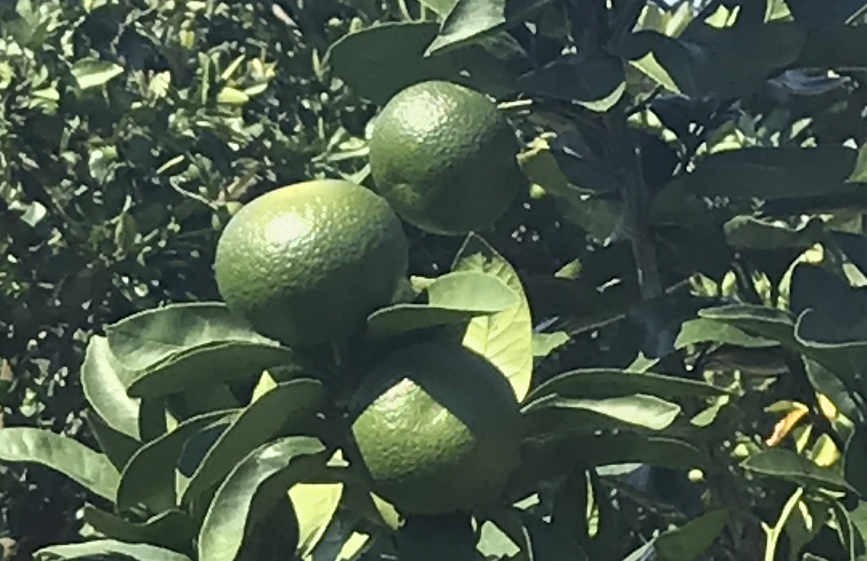
%> input picture fruit_set2/2/im.jpg, 867 x 561 px
$ octave test2.m   (GNU Octave 9; MATLAB toolbox functions it lacks are replaced by stand-ins)
%> lines starting %> are read from the running program, lines starting %| are printed output that depends on the picture; in (x1, y1, x2, y2) boxes, pixels count from 0 and x2, y2 are one past the last pixel; in counts of white or black regions, pixels touching at a corner belong together; the program's own positions count from 1
### bfilter2.m
%简单地说:
%A为给定图像，归一化到[0,1]的矩阵
%W为双边滤波器（核）的边长/2
%定义域方差σd记为SIGMA(1),值域方差σr记为SIGMA(2)

%%%%%%%%%%%%%%%%%%%%%%%%%%%%%%%%%%%%%%%%%%%%%%%%%%%%%%%%%%%%%
% Pre-process input and select appropriate filter.
function B = bfilter2(A,w,sigma)

% Verify that the input image exists and is valid.
if ~exist('A','var') || isempty(A)
   error('Input image A is undefined or invalid.');
end
if ~isfloat(A) || ~sum([1,3] == size(A,3)) || ...
      min(A(:)) < 0 || max(A(:)) > 1
   error(['Input image A must be a double precision ',...
          'matrix of size NxMx1 or NxMx3 on the closed ',...
          'interval [0,1].']);
end

% Verify bilateral filter window size.
if ~exist('w','var') || isempty(w) || ...
      numel(w) ~= 1 || w < 1
   w = 5;
end
w = ceil(w);

% Verify bilateral filter standard deviations.
if ~exist('sigma','var') || isempty(sigma) || ...
      numel(sigma) ~= 2 || sigma(1) <= 0 || sigma(2) <= 0
   sigma = [3 0.1];
end

% Apply either grayscale or color bilateral filtering.
if size(A,3) == 1
   B = bfltGray(A,w,sigma(1),sigma(2));
else
   B = bfltColor(A,w,sigma(1),sigma(2));
end


%%%%%%%%%%%%%%%%%%%%%%%%%%%%%%%%%%%%%%%%%%%%%%%%%%%%%%%%%%%%%
% Implements bilateral filtering for grayscale images.
function B = bfltGray(A,w,sigma_d,sigma_r)

% Pre-compute Gaussian distance weights.
[X,Y] = meshgrid(-w:w,-w:w);
%创建核距离矩阵，e.g.
%  [x,y]=meshgrid(-1:1,-1:1)
%
% x =
%
%     -1     0     1
%     -1     0     1
%     -1     0     1
%
%
% y =
%
%     -1    -1    -1
%      0     0     0
%      1     1     1
%计算定义域核
G = exp(-(X.^2+Y.^2)/(2*sigma_d^2));

% Create waitbar.
h = waitbar(0,'Applying bilateral filter...');
set(h,'Name','Bilateral Filter Progress');

% Apply bilateral filter.
%计算值域核H 并与定义域核G 乘积得到双边权重函数F
dim = size(A);
B = zeros(dim);
for i = 1:dim(1)
   for j = 1:dim(2)

         % Extract local region.
         iMin = max(i-w,1);
         iMax = min(i+w,dim(1));
         jMin = max(j-w,1);
         jMax = min(j+w,dim(2));
         %定义当前核所作用的区域为(iMin:iMax,jMin:jMax)
         I = A(iMin:iMax,jMin:jMax);%提取该区域的源图像值赋给I

         % Compute Gaussian intensity weights.
         H = exp(-(I-A(i,j)).^2/(2*sigma_r^2));

         % Calculate bilateral filter response.
         F = H.*G((iMin:iMax)-i+w+1,(jMin:jMax)-j+w+1);
         B(i,j) = sum(F(:).*I(:))/sum(F(:));

   end
   waitbar(i/dim(1));
end

% Close waitbar.
close(h);


%%%%%%%%%%%%%%%%%%%%%%%%%%%%%%%%%%%%%%%%%%%%%%%%%%%%%%%%%%%%%
% Implements bilateral filter for color images.
% [59 lines left out: function bfltColor, not called in this run]

### fruit_set2/1/edge_enhance.m
function [ I2 ] = edge_enhance( I )
% I = rgb2gray(I);
% imshow(I);
I2 = I;
BW1 = edge(I,'Canny',0.1,'horizontal');

se = strel('square',1);
BW1 = imdilate(BW1,se,2);
BW1 = imerode(BW1,se,2);
% BW1 = imdilate(BW1,se,2);

L = bwlabel(BW1);
S = regionprops(L, 'all');
BW2 = ismember(L, find([S.Area]>=100 ));


for i = 1:size(BW2,1)

for j = 1:size(BW2,2)

   pixel = BW2(i,j);
   if(pixel == 1)

       I2(i,j) = 0;


   end

end

end


% figure
% imshowpair(BW2,I2,'montage')


end

### fruit_set2/19/bi_process.m
function [ bw,num,S ] = bi_process( im, threshold )

%the input im must be a gray-scale image
%the threshold ranges 0-255

j = im2bw(im,threshold/255);
se = strel('square',5);
j = imdilate(j,se);
j = imerode(j,se);
L = bwlabel(j);
S = regionprops(L, 'all');
bw = ismember(L, find([S.Area]>=20 ));
S = regionprops(bw, 'all');
[bw,num] = bwlabel(bw);


end

### fruit_set2/2/seg_bw.m
function [ output_bw,o_innerID ] = seg_bw( bw_a,bw_b,dist )

S = regionprops(bw_a, 'all');
[bw1,num1] = bwlabel(bw_a);
S2 = regionprops(bw_b, 'all');
[bw2,num2] = bwlabel(bw_b);

innerID = find_index(bw1,bw2);

% [25 lines of commented-out code are left out]
  for n = 1:size(innerID,2)
      if length(innerID{n})==3
          index = innerID{n};
          % solve the problem of 2 regions mergin into 1
            mother_bw = S(index(1)).PixelList;
            child_1  = S2(index(2)).PixelList;
            child_2  = S2(index(3)).PixelList;
            mother_bw = setdiff(mother_bw,child_1,'rows');
            mother_bw = setdiff(mother_bw,child_2,'rows');
            ridge =ridgeList(mother_bw,child_1,child_2,dist);
            bw1 = PixelList2im(bw1,ridge,0);

      elseif length(innerID{n})>3
           index = innerID{n};
           mother_bw = S(index(1)).PixelList;
           child_num = length(index)-1;
           child = {};
           for k = 1:child_num
               ch = S2(index(k+1)).PixelList;
               child{length(child)+1} = ch;
           end


           for a = 1:child_num-1
               for b = (a+1):child_num
                   child_1 = child{a};
                   child_2 = child{b};
                   ridge = ridgeList(mother_bw,child_1,child_2,dist);
                   ridge = setdiff(ridge,child_1,'rows');
                   ridge = setdiff(ridge,child_2,'rows');
                   if_e = false;
                   for e = 1:child_num
                       if e ~= a && e ~= b
                          child_check = child{e};
                          if isempty(child_check)==0 && isempty(ridge) == 0
                            if_e = if_exist(ridge,child_check);
                          end
                             if if_e == true
                                break;
                             end
                       end

                   end
                      if if_e == false
                         bw1 = PixelList2im(bw1,ridge,0);
                      end
               end


           end

      end
  end

  output_bw = bw1;

  S = regionprops(bw1, 'all');
  [bw1,num1] = bwlabel(bw1);

  clear  innerID ;

  o_innerID = find_index(bw1,bw2);
  % [24 lines of commented-out code are left out]

end

### fruit_set2/14/find_index.m
function [ output_args ] = find_index( bw1,bw2 )

S = regionprops(bw1, 'all');
[bw1,num1] = bwlabel(bw1);
S2 = regionprops(bw2, 'all');
[bw2,num2] = bwlabel(bw2);

innerID = {};
 for n = 1:num1
     innerID{length(innerID)+1} = [n];
 end
  check = ones(num2,1);
  while(sum(check)>0)
        for m = 1:size(bw2,1)
            for n = 1:size(bw2,2)

                numIn2 = bw2(m,n);
                numIn1 = bw1(m,n);

                if(numIn2~=0 & numIn1~=0)
                    Nindex = innerID{1,numIn1};
                    if(ismember(numIn2,Nindex(2:end,1))==0)
                        innerID{numIn1} = [innerID{numIn1};numIn2];
                        check(numIn2)=0;
                    end
                end

            end
        end
  end

output_args = innerID;
end

### fruit_set2/18/PixelList2im.m
function [ output ] = PixelList2im( im, PixelList, number )

output = im;
for i = 1:size(PixelList,1)
    x = PixelList(i,2);
    y = PixelList(i,1);
    output(x,y) = number;
end


end

### fruit_set2/4/ridgeList.m
function [ output_args ] = ridgeList( m,c1,c2,dist )

  dist_1 = bw_dist(c1,m);
  dist_2 = bw_dist(c2,m);

 output_args =[];
  for i =1:size(m,1)
      if abs(dist_1(i,3)-dist_2(i,3))<dist
          output_args = [output_args;m(i,:)];
      end
  end

end

### fruit_set2/18/bw_dist.m
function [ output_args ] = bw_dist( foreground, background )
output_args = [background,zeros(size(background,1),1)];
for i = 1:size(background,1)

    pixel = background(i,:);
    a = foreground-pixel(ones(size(foreground,1),1),:);
    dist_min = sqrt(min(sum(a.^2,2)));
    output_args(i,3) = dist_min;

end

end

### fruit_set2/2/test2.m
J=imread('im.jpg');
%> J is the input picture: size 561x867x3 uint8; mean R, G, B 74.7, 89.4, 73.1
I = rgb2gray(J);
imsize = 400*300;
imsize_real = size(I,1)*size(I,2);
%> imsize_real = 486387
alpha = sqrt(imsize_real/imsize);
%> alpha = 2.01
I = imresize(I,[size(I,1)/alpha,size(I,2)/alpha]);
%> I: size 279x431 uint8
%to enhance the edge in order to seperate different obj

I=double(I)/255;
%> I: size 279x431 double

%bilateral filter
w = 3;       % bilateral filter half-width
sigma = [10 1]; % bilateral filter standard deviations
Is=bfilter2(I,w,sigma);
Is = edge_enhance(Is);
%> in edge_enhance, `BW1 = edge(I,'Canny',0.1,'horizontal');`:
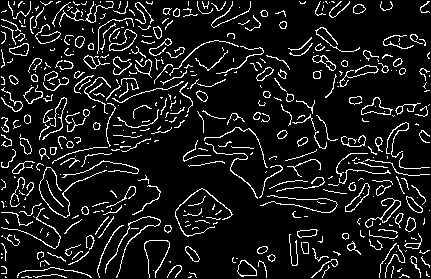
%> BW1: size 279x431 logical; 10.1% white in thin lines or dots
%> in edge_enhance, `L = bwlabel(BW1);`: L: size 279x431 double; 488 distinct labels, from 0 to 487
%> in edge_enhance, `S = regionprops(L, 'all');`: S = 487 regions; largest, box (x1, y1, x2, y2), Area, Centroid, MajorAxisLength, MinorAxisLength and Eccentricity: (105, 216, 161, 278) 200 [131 241.1] 88.29 25.31 0.958, (39, 167, 107, 218) 198 [63.3 190.5] 69.77 55.25 0.611, (175, 188, 233, 237) 172 [201 212.6] 73.77 57.16 0.632
%> in edge_enhance, `BW2 = ismember(L, find([S.Area]>=100 ));`: BW2: size 279x431 logical; 1.7% white in thin lines or dots, all inside (x1, y1, x2, y2) = (1, 27, 409, 278)
%> after the loop in edge_enhance, `for i = 1:size(BW2,1)`:
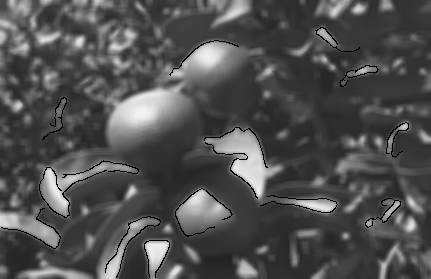
%> I2: size 279x431 double; min 0, max 0.95, mean 0.318


[bw,num,S] = bi_process(Is,125);
%> in bi_process, `j = im2bw(im,threshold/255);`: j: size 279x431 logical; 15% white; 110 white regions (39 under 20 px), largest, box (x1, y1, x2, y2) and area: (106, 81, 186, 140) 2663, (205, 128, 281, 200) 2028, (164, 41, 236, 80) 1495
%> in bi_process, `j = imdilate(j,se);`: j: size 279x431 logical; 25.5% white; 79 white regions (1 under 20 px), largest, box (x1, y1, x2, y2) and area: (104, 39, 238, 142) 5349, (203, 126, 283, 202) 2717, (40, 160, 135, 218) 2209
%> in bi_process, `j = imerode(j,se);`: j: size 279x431 logical; 15.5% white; 90 white regions (29 under 20 px)
%> in bi_process, `L = bwlabel(j);`:
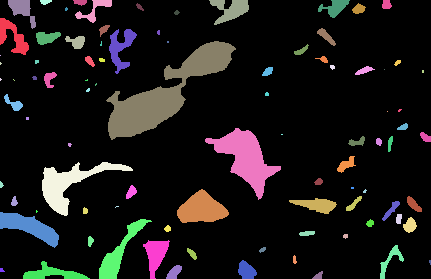
%> L: size 279x431 double; 91 distinct labels, from 0 to 90; one colour per label, 0 black
%> in bi_process, `S = regionprops(L, 'all');`: S = 90 regions; largest, box (x1, y1, x2, y2), Area, Centroid, MajorAxisLength, MinorAxisLength and Eccentricity: (106, 41, 236, 140) 4217 [165.8 93.4] 169.2 42.28 0.968, (205, 128, 281, 200) 2081 [246.4 158.8] 77.57 40.76 0.851, (42, 162, 133, 216) 1509 [70 183.9] 94.58 41.96 0.896
%> in bi_process, `bw = ismember(L, find([S.Area]>=20 ));`: bw: size 279x431 logical; 15.3% white; 61 white regions
%> in bi_process, `S = regionprops(bw, 'all');`: S = 61 regions; largest, box (x1, y1, x2, y2), Area, Centroid, MajorAxisLength, MinorAxisLength and Eccentricity: (106, 41, 236, 140) 4217 [165.8 93.4] 169.2 42.28 0.968, (205, 128, 281, 200) 2081 [246.4 158.8] 77.57 40.76 0.851, (42, 162, 133, 216) 1509 [70 183.9] 94.58 41.96 0.896
%> in bi_process, `[bw,num] = bwlabel(bw);`: bw: size 279x431 double; 62 distinct labels, from 0 to 61
%> in bi_process, `[bw,num] = bwlabel(bw);`: num = 61
%> num = 61
rgb = label2rgb(bw,'jet',[.5 .5 .5]);
figure
imshow(rgb);


[bw2,num2,S2] = bi_process(Is,130);
%> call 2 of bi_process, with threshold = 130
%> in bi_process (call 2), `j = im2bw(im,threshold/255);`: j: size 279x431 logical; 13.8% white; 103 white regions (35 under 20 px), largest, box (x1, y1, x2, y2) and area: (107, 82, 186, 138) 2503, (205, 128, 281, 199) 1981, (164, 41, 235, 79) 1384
%> in bi_process (call 2), `j = imdilate(j,se);`: j: size 279x431 logical; 23.6% white; 75 white regions (2 under 20 px), largest, box (x1, y1, x2, y2) and area: (105, 39, 237, 140) 5052, (203, 126, 283, 201) 2663, (40, 160, 134, 218) 2092
%> in bi_process (call 2), `j = imerode(j,se);`: j: size 279x431 logical; 14.3% white; 85 white regions (24 under 20 px)
%> in bi_process (call 2), `L = bwlabel(j);`:
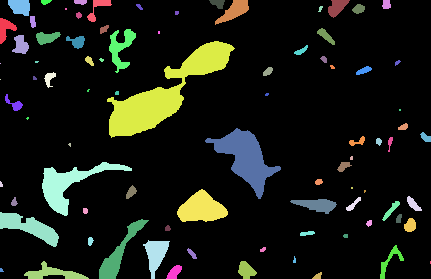
%> L: size 279x431 double; 86 distinct labels, from 0 to 85; one colour per label, 0 black
%> in bi_process (call 2), `S = regionprops(L, 'all');`: S = 85 regions; largest, box (x1, y1, x2, y2), Area, Centroid, MajorAxisLength, MinorAxisLength and Eccentricity: (107, 41, 235, 138) 3927 [165.8 93.3] 167.6 39.78 0.971, (205, 128, 281, 199) 2031 [246.4 158.8] 76.72 40.08 0.853, (42, 162, 132, 216) 1428 [69.6 184.3] 93.91 41.62 0.896
%> in bi_process (call 2), `bw = ismember(L, find([S.Area]>=20 ));`: bw: size 279x431 logical; 14.1% white; 61 white regions
%> in bi_process (call 2), `S = regionprops(bw, 'all');`: S = 61 regions; largest, box (x1, y1, x2, y2), Area, Centroid, MajorAxisLength, MinorAxisLength and Eccentricity: (107, 41, 235, 138) 3927 [165.8 93.3] 167.6 39.78 0.971, (205, 128, 281, 199) 2031 [246.4 158.8] 76.72 40.08 0.853, (42, 162, 132, 216) 1428 [69.6 184.3] 93.91 41.62 0.896
%> in bi_process (call 2), `[bw,num] = bwlabel(bw);`:
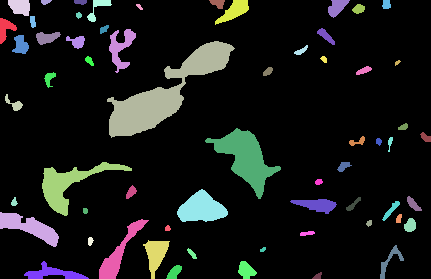
%> bw: size 279x431 double; 62 distinct labels, from 0 to 61; one colour per label, 0 black
%> num2 = 61; S2 has the same summary as S in bi_process
rgb = label2rgb(bw2,'jet',[.5 .5 .5]);
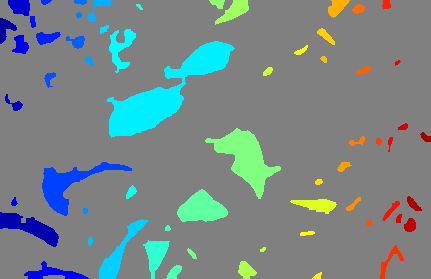
%> rgb: size 279x431x3 uint8; mean R, G, B 119, 134.4, 135.6
figure
imshow(rgb);


[bw_new, ix] = seg_bw(bw,bw2,2);
%> in seg_bw, `S = regionprops(bw_a, 'all');`: S = 61 regions; largest, box (x1, y1, x2, y2), Area, Centroid, MajorAxisLength, MinorAxisLength and Eccentricity: (106, 41, 236, 140) 4217 [165.8 93.4] 169.2 42.28 0.968, (205, 128, 281, 200) 2081 [246.4 158.8] 77.57 40.76 0.851, (42, 162, 133, 216) 1509 [70 183.9] 94.58 41.96 0.896
%> in seg_bw, `[bw1,num1] = bwlabel(bw_a);`: num1 = 61
%> in seg_bw, `S2 = regionprops(bw_b, 'all');`: S2 = 61 regions; largest, box (x1, y1, x2, y2), Area, Centroid, MajorAxisLength, MinorAxisLength and Eccentricity: (107, 41, 235, 138) 3927 [165.8 93.3] 167.6 39.78 0.971, (205, 128, 281, 199) 2031 [246.4 158.8] 76.72 40.08 0.853, (42, 162, 132, 216) 1428 [69.6 184.3] 93.91 41.62 0.896
%> in seg_bw, `[bw2,num2] = bwlabel(bw_b);`: num2 = 61
%> the loop in find_index, `for n = 1:num1` made 61 passes
%> after the loop in find_index, `for n = 1:num1`: innerID = 61 items
%> the loop in find_index, `while(sum(check)>0)` made 1 pass
%> after the loop in find_index, `while(sum(check)>0)`: Nindex = [52; 52]; check = 61 values from 0 to 0
%> in find_index, `output_args = innerID;`: output_args = 61 items
%> the loop in seg_bw, `for n = 1:size(innerID,2)` made 61 passes
%> index on passes 1, 4, 13, 31: [1; 1; 6], [4; 4; 8], [13; 18; 15], [31; 32; 33]
%> after the loop in seg_bw, `for n = 1:size(innerID,2)`: bw1: size 279x431 double; 62 distinct labels, from 0 to 61
%> after the loop in seg_bw, `for n = 1:size(innerID,2)`: child_1 = 94 rows, first 12: [210 1; 211 1; 211 2; 211 3; 212 1; 212 2; 212 3; 212 4; 213 1; 213 2; 213 3; 213 4]; child_2 = 393 rows, first 12: [216 22; 216 23; 216 24; 216 25; 217 21; 217 22; 217 23; 217 24; 218 20; 218 21; 218 22; 218 23]; mother_bw = 43 rows, first 12: [211 4; 212 5; 213 6; 214 6; 215 6; 215 24; 215 25; 216 6; 217 25; 220 10; 220 18; 220 24]
%> in seg_bw, `[bw1,num1] = bwlabel(bw1);`:
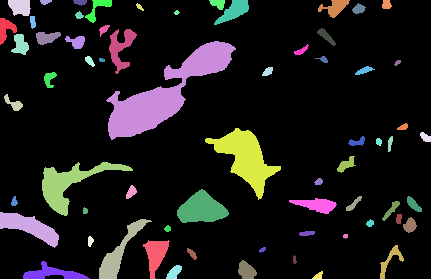
%> bw1: size 279x431 double; 66 distinct labels, from 0 to 65; one colour per label, 0 black
%> in seg_bw, `[bw1,num1] = bwlabel(bw1);`: num1 = 65
%> in find_index (call 2), `S = regionprops(bw1, 'all');`: S = 65 regions; largest, box (x1, y1, x2, y2), Area, Centroid, MajorAxisLength, MinorAxisLength and Eccentricity: (106, 41, 236, 140) 4217 [165.8 93.4] 169.2 42.28 0.968, (205, 128, 281, 200) 2081 [246.4 158.8] 77.57 40.76 0.851, (42, 162, 133, 216) 1509 [70 183.9] 94.58 41.96 0.896
%> the loop in find_index (call 2), `for n = 1:num1` made 65 passes
%> (the run ends here)
